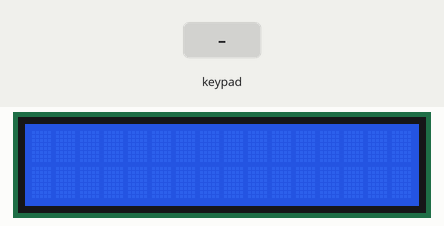
The sketch below on a simulated Arduino Uno, built with avr-gcc and run on an emulated ATmega328P. Shown: 16×2 character LCD. The inputs (shaded band) are chosen by the test bench. What the sketch prints to the serial monitor is not drawn.

Above: at 1.2 s.
1.3 s: keypad keys 9 8 7 6 * pressed 0.4 s apart
At 3.4 s:
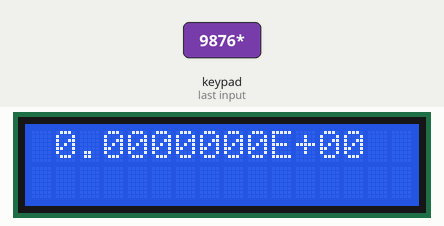
4.8 s: key '/' pressed
At 5.8 s:
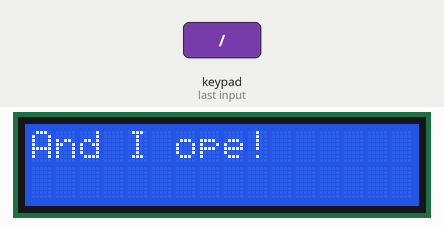
6.3 s: keypad keys 5 4 3 2 # pressed 0.4 s apart
At 8.9 s:
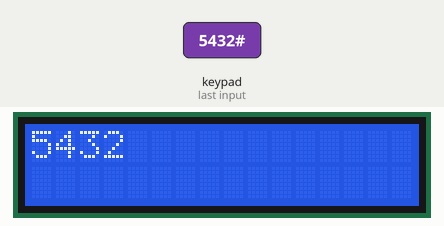
9.8 s: key '1' pressed
At 10.3 s:
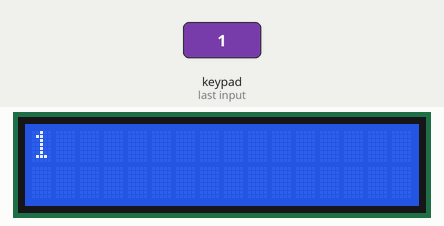
Timing chart, 0 to 12.3 s (numbered marks = the images above; inputs shaded):
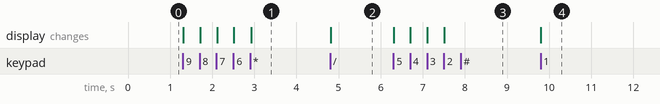

Measured:
- after the input at 1.3 s, the display: first changes at once (image 1 shows a later state)
- after the input at 4.8 s, the display: changes at once (image 2)
- after the input at 6.3 s, the display: first changes at once (image 3 shows a later state)
- after the input at 9.8 s, the display: changes at once (image 4)

The sketch:

Calculator.ino
```cpp
#include <Wire.h>
#include <LiquidCrystal_I2C.h>
#include <Keypad.h>
#include "input.h"
#include "math.h"
#include "output.h"

const byte ROWS = 4;
const byte COLS = 4;

char KeyPad[ROWS][COLS] = {
  {'1', '2', '3', '+'},
  {'4', '5', '6', '-'},
  {'7', '8', '9', '*'},
  {'.', '0', '#', '/'}
};

byte rowPins[ROWS] = {9, 8, 7, 6};
byte colPins[COLS] = {5, 4, 3, 2};

Keypad calculatorPad = Keypad(makeKeymap(KeyPad), rowPins, colPins, ROWS, COLS);

LiquidCrystal_I2C lcd(0x27,16,2);  // set the LCD address to 0x27 (Cooperate with 3 short circuit caps) for a 16 chars and 2 line display)

double stack[4];

void setup() {
  // put your setup code here, to run once:
  Serial.begin(9600);
  // initialize the LCD
  lcd.begin();

  // Turn on the blacklight and print a message.
  lcd.backlight();

  lcd.clear();
}

void loop() {
  // put your main code here, to run repeatedly:

  OPERAND op = input( stack, calculatorPad, lcd );
  math( stack, op );
  output( stack, lcd );
  Serial.print(stack[0]);
  Serial.print(stack[1]);
  Serial.print(stack[2]);
  Serial.print(stack[3]);

//  char calcPadOld = 0;
//  char calcPad = calculatorPad.getKey();
//
////  if (calcPad == '#'){
////    //Serial.println();
////    lcd.print(' ');
////  } else lcd.print(calcPad);
//  //Serial.print(calcPad);
//  if(calcPad != calcPadOld){
//    lcd.print(calcPad);
//  }
//  if(calcPad == '#'){
//    lcd.clear();
//  }
//  calcPadOld = calcPad;
}
```

input.h
```cpp
#include <Wire.h>
#include <LiquidCrystal_I2C.h>
#include <Keypad.h>
#include <string.h>

enum OPERAND {PLUS, MINUS, TIMES, DIVIDE};

bool isStringValid(char string[]) {
  // Check the string to search for multiple decimal points, which is invalid
  Serial.print(string);
  Serial.print('\n');
  char str[17];
  strcpy(str,string);
  char *temp = strrchr(str, '.');
  if( temp != NULL ) {
    str[temp-str] = '\0';
    Serial.print(str);
    temp = strchr(str, '.');
    if( temp != NULL )
      return false;
  }
  return true;
};

void printError(LiquidCrystal_I2C &lcd) {
  lcd.clear();
  lcd.print("Ope!");
  return;
};

OPERAND input( double (&stack)[4], Keypad &calculatorPad, LiquidCrystal_I2C &lcd ) {
  char string[17] = "";
  char blank[17] = "\0";
  while(1) {
    char pressed;
    pressed = calculatorPad.getKey();
    switch(pressed) {
      case '#':
        if( isStringValid( string ) ) {
          // Add to stack
          stack[3] = stack[2];
          stack[2] = stack[1];
          stack[1] = stack[0];
          stack[0] = atof(string);
        } else {
          printError(lcd);
        }
        strcpy(string, blank);
        break;
      case '+':
        // Return with PLUS
        if( isStringValid( string ) ) {
          if( strcmp(string, blank) != 0) {
            stack[3] = stack[2];
            stack[2] = stack[1];
            stack[1] = stack[0];
            stack[0] = atof(string);
          }
          return PLUS;
        }
        printError(lcd);
        strcpy(string, blank);
        break;
      case '-':
        // Return with MINUS
        if( isStringValid( string ) ) {
          if( strcmp(string, blank) != 0 ) {
            stack[3] = stack[2];
            stack[2] = stack[1];
            stack[1] = stack[0];
            stack[0] = atof(string);
            strcpy(string, blank);
          }
          return MINUS;
        }
        printError(lcd);
        strcpy(string, blank);
        break;
      case '*':
        // Return with TIMES
        if( isStringValid( string ) ) {
          if( strcmp(string, blank) != 0 ) {
            stack[3] = stack[2];
            stack[2] = stack[1];
            stack[1] = stack[0];
            stack[0] = atof(string);
            strcpy(string, blank);
          }
          return TIMES;
        }
        printError(lcd);
        strcpy(string, blank);
        break;
      case '/':
        // Return with DIVIDE
        if( isStringValid( string ) ) {
          if( strcmp(string, blank) != 0 ) {
            stack[3] = stack[2];
            stack[2] = stack[1];
            stack[1] = stack[0];
            stack[0] = atof(string);
            strcpy(string, blank);
          }
          return DIVIDE;
        }
        printError(lcd);
        strcpy(string,blank);
        break;
      case 0:
        // Null character, do nothing
        break;
      default:
        // Add character to the string
        int len = strlen(string);
        string[len] = pressed;
        string[len+1] = '\0';
        lcd.clear();
        lcd.print(string);
        break;
    }
  }
};
```

math.h
```cpp
void math( double (&stack)[4], OPERAND op ) {
  // Perform the operation on the first two in the stack
  switch(op) {
    case PLUS:
      stack[0] = stack[1] + stack[0];
      stack[1] = stack[2];
      stack[2] = stack[3];
      break;
    case MINUS:
      stack[0] = stack[1] - stack[0];
      stack[1] = stack[2];
      stack[2] = stack[3];
      break;
    case TIMES:
      stack[0] = stack[1] * stack[0];
      stack[1] = stack[2];
      stack[2] = stack[3];
      break;
    case DIVIDE:
      stack[0] = stack[1] / stack[0];
      stack[1] = stack[2];
      stack[2] = stack[3];
      break;
  }
  return;
};
```

output.h
```cpp
#include <Wire.h>
#include <LiquidCrystal_I2C.h>

void output( double (&stack)[4], LiquidCrystal_I2C &lcd ) {
  lcd.clear();
  char string[17] = "";
  char error[] = "And I ope!";
  // Check the size of the number
  if(!isinf(stack[0]) && !isnan(stack[0])){
  if( abs(stack[0]) >= 1000000 || abs(stack[0]) <= 0.001 ) {
    // Scientific Notation
    dtostre( stack[0], string, 7, DTOSTR_UPPERCASE | DTOSTR_ALWAYS_SIGN );
  } else {
    dtostrf( stack[0], -16, 2, string ); // Negative for left aligned
  }
  // https://www.microchip.com/webdoc/AVRLibcReferenceManual/group__avr__stdlib_1ga060c998e77fb5fc0d3168b3ce8771d42.html
  lcd.print(string);
  } else lcd.print(error);
  return;
}
```
